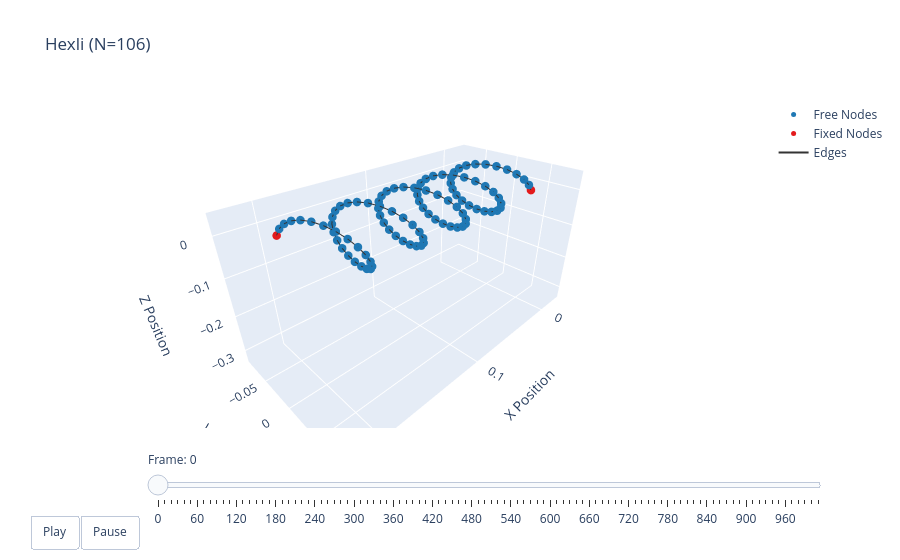

This figure's notebook cell:
### Code cell
options = dismech.AnimationOptions(title='Hexli (N=106)', plot_step=10)

fig = dismech.get_interactive_animation_plotly(robot, t_arr, qs, options)
fig.show()

### Figure 1 — Plotly figure (JSON) as saved in the notebook; plotly's stock layout.template omitted (floating-point values rounded to 4 significant figures; data arrays with more than 128 entries replaced by an {"elided": "..."} marker saying what was removed)
{"data": [{"marker": {"color": "#1f78b4", "size": 5}, "mode": "markers", "name": "Free Nodes", "type": "scatter3d", "x": [0.00202, 0.00404, 0.006061, 0.008081, 0.0101, 0.01212, 0.01414, 0.01616, 0.01818, 0.0202, 0.02222, 0.02424, 0.02626, 0.02828, 0.0303, 0.03232, 0.03434, 0.03636, 0.03838, 0.0404, 0.04242, 0.04444, 0.04646, 0.04849, 0.05051, 0.05253, 0.05455, 0.05657, 0.05859, 0.06061, 0.06263, 0.06465, 0.06667, 0.06869, 0.07071, 0.07273, 0.07475, 0.07677, 0.07879, 0.08081, 0.08283, 0.08485, 0.08687, 0.08889, 0.09091, 0.09293, 0.09495, 0.09697, 0.09899, 0.101, 0.103, 0.1051, 0.1071, 0.1091, 0.1111, 0.1131, 0.1152, 0.1172, 0.1192, 0.1212, 0.1232, 0.1253, 0.1273, 0.1293, 0.1313, 0.1333, 0.1354, 0.1374, 0.1394, 0.1414, 0.1434, 0.1455, 0.1475, 0.1495, 0.1515, 0.1535, 0.1556, 0.1576, 0.1596, 0.1616, 0.1636, 0.1657, 0.1677, 0.1697, 0.1717, 0.1737, 0.1758, 0.1778, 0.1798, 0.1818, 0.1838, 0.1859, 0.1879, 0.1899, 0.1919, 0.1939, 0.196, 0.198], "y": [0.04797, 0.04206, 0.03274, 0.02077, 0.007116, -0.007116, -0.02077, -0.03274, -0.04206, -0.04797, -0.05, -0.04797, -0.04206, -0.03274, -0.02077, -0.007116, 0.007116, 0.02077, 0.03274, 0.04206, 0.04797, 0.05, 0.04797, 0.04206, 0.03274, 0.02077, 0.007116, -0.007116, -0.02077, -0.03274, -0.04206, -0.04797, -0.05, -0.04797, -0.04206, -0.03274, -0.02077, -0.007116, 0.007116, 0.02077, 0.03274, 0.04206, 0.04797, 0.05, 0.04797, 0.04206, 0.03274, 0.02077, 0.007116, -0.007116, -0.02077, -0.03274, -0.04206, -0.04797, -0.05, -0.04797, -0.04206, -0.03274, -0.02077, -0.007116, 0.007116, 0.02077, 0.03274, 0.04206, 0.04797, 0.05, 0.04797, 0.04206, 0.03274, 0.02077, 0.007116, -0.007116, -0.02077, -0.03274, -0.04206, -0.04797, -0.05, -0.04797, -0.04206, -0.03274, -0.02077, -0.007116, 0.007116, 0.02077, 0.03274, 0.04206, 0.04797, 0.05, 0.04797, 0.04206, 0.03274, 0.02077, 0.007116, -0.007116, -0.02077, -0.03274, -0.04206, -0.04797], "z": [0.01409, 0.02703, 0.03779, 0.04548, 0.04949, 0.04949, 0.04548, 0.03779, 0.02703, 0.01409, 0.0, -0.01409, -0.02703, -0.03779, -0.04548, -0.04949, -0.04949, -0.04548, -0.03779, -0.02703, -0.01409, -0.0, 0.01409, 0.02703, 0.03779, 0.04548, 0.04949, 0.04949, 0.04548, 0.03779, 0.02703, 0.01409, 0.0, -0.01409, -0.02703, -0.03779, -0.04548, -0.04949, -0.04949, -0.04548, -0.03779, -0.02703, -0.01409, -0.0, 0.01409, 0.02703, 0.03779, 0.04548, 0.04949, 0.04949, 0.04548, 0.03779, 0.02703, 0.01409, 0.0, -0.01409, -0.02703, -0.03779, -0.04548, -0.04949, -0.04949, -0.04548, -0.03779, -0.02703, -0.01409, -0.0, 0.01409, 0.02703, 0.03779, 0.04548, 0.04949, 0.04949, 0.04548, 0.03779, 0.02703, 0.01409, 0.0, -0.01409, -0.02703, -0.03779, -0.04548, -0.04949, -0.04949, -0.04548, -0.03779, -0.02703, -0.01409, -0.0, 0.01409, 0.02703, 0.03779, 0.04548, 0.04949, 0.04949, 0.04548, 0.03779, 0.02703, 0.01409]}, {"marker": {"color": "#e31a1c", "size": 5}, "mode": "markers", "name": "Fixed Nodes", "type": "scatter3d", "x": [0.0, 0.2], "y": [0.05, -0.05], "z": [0.0, 0.0]}, {"line": {"color": "#333333", "width": 2}, "mode": "lines", "name": "Edges", "type": "scatter3d", "x": {"elided": "297 float values"}, "y": {"elided": "297 float values"}, "z": {"elided": "297 float values"}}, {"color": "rgba(166, 206, 227, 0.7)", "i": [], "j": [], "k": [], "name": "Faces", "opacity": 0.7, "showscale": false, "type": "mesh3d", "x": [0.0, 0.00202, 0.00404, 0.006061, 0.008081, 0.0101, 0.01212, 0.01414, 0.01616, 0.01818, 0.0202, 0.02222, 0.02424, 0.02626, 0.02828, 0.0303, 0.03232, 0.03434, 0.03636, 0.03838, 0.0404, 0.04242, 0.04444, 0.04646, 0.04849, 0.05051, 0.05253, 0.05455, 0.05657, 0.05859, 0.06061, 0.06263, 0.06465, 0.06667, 0.06869, 0.07071, 0.07273, 0.07475, 0.07677, 0.07879, 0.08081, 0.08283, 0.08485, 0.08687, 0.08889, 0.09091, 0.09293, 0.09495, 0.09697, 0.09899, 0.101, 0.103, 0.1051, 0.1071, 0.1091, 0.1111, 0.1131, 0.1152, 0.1172, 0.1192, 0.1212, 0.1232, 0.1253, 0.1273, 0.1293, 0.1313, 0.1333, 0.1354, 0.1374, 0.1394, 0.1414, 0.1434, 0.1455, 0.1475, 0.1495, 0.1515, 0.1535, 0.1556, 0.1576, 0.1596, 0.1616, 0.1636, 0.1657, 0.1677, 0.1697, 0.1717, 0.1737, 0.1758, 0.1778, 0.1798, 0.1818, 0.1838, 0.1859, 0.1879, 0.1899, 0.1919, 0.1939, 0.196, 0.198, 0.2], "y": [0.05, 0.04797, 0.04206, 0.03274, 0.02077, 0.007116, -0.007116, -0.02077, -0.03274, -0.04206, -0.04797, -0.05, -0.04797, -0.04206, -0.03274, -0.02077, -0.007116, 0.007116, 0.02077, 0.03274, 0.04206, 0.04797, 0.05, 0.04797, 0.04206, 0.03274, 0.02077, 0.007116, -0.007116, -0.02077, -0.03274, -0.04206, -0.04797, -0.05, -0.04797, -0.04206, -0.03274, -0.02077, -0.007116, 0.007116, 0.02077, 0.03274, 0.04206, 0.04797, 0.05, 0.04797, 0.04206, 0.03274, 0.02077, 0.007116, -0.007116, -0.02077, -0.03274, -0.04206, -0.04797, -0.05, -0.04797, -0.04206, -0.03274, -0.02077, -0.007116, 0.007116, 0.02077, 0.03274, 0.04206, 0.04797, 0.05, 0.04797, 0.04206, 0.03274, 0.02077, 0.007116, -0.007116, -0.02077, -0.03274, -0.04206, -0.04797, -0.05, -0.04797, -0.04206, -0.03274, -0.02077, -0.007116, 0.007116, 0.02077, 0.03274, 0.04206, 0.04797, 0.05, 0.04797, 0.04206, 0.03274, 0.02077, 0.007116, -0.007116, -0.02077, -0.03274, -0.04206, -0.04797, -0.05], "z": [0.0, 0.01409, 0.02703, 0.03779, 0.04548, 0.04949, 0.04949, 0.04548, 0.03779, 0.02703, 0.01409, 0.0, -0.01409, -0.02703, -0.03779, -0.04548, -0.04949, -0.04949, -0.04548, -0.03779, -0.02703, -0.01409, -0.0, 0.01409, 0.02703, 0.03779, 0.04548, 0.04949, 0.04949, 0.04548, 0.03779, 0.02703, 0.01409, 0.0, -0.01409, -0.02703, -0.03779, -0.04548, -0.04949, -0.04949, -0.04548, -0.03779, -0.02703, -0.01409, -0.0, 0.01409, 0.02703, 0.03779, 0.04548, 0.04949, 0.04949, 0.04548, 0.03779, 0.02703, 0.01409, 0.0, -0.01409, -0.02703, -0.03779, -0.04548, -0.04949, -0.04949, -0.04548, -0.03779, -0.02703, -0.01409, -0.0, 0.01409, 0.02703, 0.03779, 0.04548, 0.04949, 0.04949, 0.04548, 0.03779, 0.02703, 0.01409, 0.0, -0.01409, -0.02703, -0.03779, -0.04548, -0.04949, -0.04949, -0.04548, -0.03779, -0.02703, -0.01409, -0.0, 0.01409, 0.02703, 0.03779, 0.04548, 0.04949, 0.04949, 0.04548, 0.03779, 0.02703, 0.01409, 0.0]}], "layout": {"scene": {"camera": {"eye": {"x": 1.225, "y": 1.225, "z": 1.0}}, "xaxis": {"range": [-0.03097, 0.231], "title": {"text": "X Position"}}, "yaxis": {"range": [-0.09053, 0.09053], "title": {"text": "Y Position"}}, "zaxis": {"range": [-0.336, 0.04949], "title": {"text": "Z Position"}}}, "sliders": [{"currentvalue": {"prefix": "Frame: "}, "steps": [{"args": [["0"], {"frame": {"duration": 50, "redraw": true}, "mode": "immediate"}], "label": "0", "method": "animate"}, {"args": [["1"], {"frame": {"duration": 50, "redraw": true}, "mode": "immediate"}], "label": "10", "method": "animate"}, {"args": [["2"], {"frame": {"duration": 50, "redraw": true}, "mode": "immediate"}], "label": "20", "method": "animate"}, {"args": [["3"], {"frame": {"duration": 50, "redraw": true}, "mode": "immediate"}], "label": "30", "method": "animate"}, {"args": [["4"], {"frame": {"duration": 50, "redraw": true}, "mode": "immediate"}], "label": "40", "method": "animate"}, {"args": [["5"], {"frame": {"duration": 50, "redraw": true}, "mode": "immediate"}], "label": "50", "method": "animate"}, {"args": [["6"], {"frame": {"duration": 50, "redraw": true}, "mode": "immediate"}], "label": "60", "method": "animate"}, {"args": [["7"], {"frame": {"duration": 50, "redraw": true}, "mode": "immediate"}], "label": "70", "method": "animate"}, {"args": [["8"], {"frame": {"duration": 50, "redraw": true}, "mode": "immediate"}], "label": "80", "method": "animate"}, {"args": [["9"], {"frame": {"duration": 50, "redraw": true}, "mode": "immediate"}], "label": "90", "method": "animate"}, {"args": [["10"], {"frame": {"duration": 50, "redraw": true}, "mode": "immediate"}], "label": "100", "method": "animate"}, {"args": [["11"], {"frame": {"duration": 50, "redraw": true}, "mode": "immediate"}], "label": "110", "method": "animate"}, {"args": [["12"], {"frame": {"duration": 50, "redraw": true}, "mode": "immediate"}], "label": "120", "method": "animate"}, {"args": [["13"], {"frame": {"duration": 50, "redraw": true}, "mode": "immediate"}], "label": "130", "method": "animate"}, {"args": [["14"], {"frame": {"duration": 50, "redraw": true}, "mode": "immediate"}], "label": "140", "method": "animate"}, {"args": [["15"], {"frame": {"duration": 50, "redraw": true}, "mode": "immediate"}], "label": "150", "method": "animate"}, {"args": [["16"], {"frame": {"duration": 50, "redraw": true}, "mode": "immediate"}], "label": "160", "method": "animate"}, {"args": [["17"], {"frame": {"duration": 50, "redraw": true}, "mode": "immediate"}], "label": "170", "method": "animate"}, {"args": [["18"], {"frame": {"duration": 50, "redraw": true}, "mode": "immediate"}], "label": "180", "method": "animate"}, {"args": [["19"], {"frame": {"duration": 50, "redraw": true}, "mode": "immediate"}], "label": "190", "method": "animate"}, {"args": [["20"], {"frame": {"duration": 50, "redraw": true}, "mode": "immediate"}], "label": "200", "method": "animate"}, {"args": [["21"], {"frame": {"duration": 50, "redraw": true}, "mode": "immediate"}], "label": "210", "method": "animate"}, {"args": [["22"], {"frame": {"duration": 50, "redraw": true}, "mode": "immediate"}], "label": "220", "method": "animate"}, {"args": [["23"], {"frame": {"duration": 50, "redraw": true}, "mode": "immediate"}], "label": "230", "method": "animate"}, {"args": [["24"], {"frame": {"duration": 50, "redraw": true}, "mode": "immediate"}], "label": "240", "method": "animate"}, {"args": [["25"], {"frame": {"duration": 50, "redraw": true}, "mode": "immediate"}], "label": "250", "method": "animate"}, {"args": [["26"], {"frame": {"duration": 50, "redraw": true}, "mode": "immediate"}], "label": "260", "method": "animate"}, {"args": [["27"], {"frame": {"duration": 50, "redraw": true}, "mode": "immediate"}], "label": "270", "method": "animate"}, {"args": [["28"], {"frame": {"duration": 50, "redraw": true}, "mode": "immediate"}], "label": "280", "method": "animate"}, {"args": [["29"], {"frame": {"duration": 50, "redraw": true}, "mode": "immediate"}], "label": "290", "method": "animate"}, {"args": [["30"], {"frame": {"duration": 50, "redraw": true}, "mode": "immediate"}], "label": "300", "method": "animate"}, {"args": [["31"], {"frame": {"duration": 50, "redraw": true}, "mode": "immediate"}], "label": "310", "method": "animate"}, {"args": [["32"], {"frame": {"duration": 50, "redraw": true}, "mode": "immediate"}], "label": "320", "method": "animate"}, {"args": [["33"], {"frame": {"duration": 50, "redraw": true}, "mode": "immediate"}], "label": "330", "method": "animate"}, {"args": [["34"], {"frame": {"duration": 50, "redraw": true}, "mode": "immediate"}], "label": "340", "method": "animate"}, {"args": [["35"], {"frame": {"duration": 50, "redraw": true}, "mode": "immediate"}], "label": "350", "method": "animate"}, {"args": [["36"], {"frame": {"duration": 50, "redraw": true}, "mode": "immediate"}], "label": "360", "method": "animate"}, {"args": [["37"], {"frame": {"duration": 50, "redraw": true}, "mode": "immediate"}], "label": "370", "method": "animate"}, {"args": [["38"], {"frame": {"duration": 50, "redraw": true}, "mode": "immediate"}], "label": "380", "method": "animate"}, {"args": [["39"], {"frame": {"duration": 50, "redraw": true}, "mode": "immediate"}], "label": "390", "method": "animate"}, {"args": [["40"], {"frame": {"duration": 50, "redraw": true}, "mode": "immediate"}], "label": "400", "method": "animate"}, {"args": [["41"], {"frame": {"duration": 50, "redraw": true}, "mode": "immediate"}], "label": "410", "method": "animate"}, {"args": [["42"], {"frame": {"duration": 50, "redraw": true}, "mode": "immediate"}], "label": "420", "method": "animate"}, {"args": [["43"], {"frame": {"duration": 50, "redraw": true}, "mode": "immediate"}], "label": "430", "method": "animate"}, {"args": [["44"], {"frame": {"duration": 50, "redraw": true}, "mode": "immediate"}], "label": "440", "method": "animate"}, {"args": [["45"], {"frame": {"duration": 50, "redraw": true}, "mode": "immediate"}], "label": "450", "method": "animate"}, {"args": [["46"], {"frame": {"duration": 50, "redraw": true}, "mode": "immediate"}], "label": "460", "method": "animate"}, {"args": [["47"], {"frame": {"duration": 50, "redraw": true}, "mode": "immediate"}], "label": "470", "method": "animate"}, {"args": [["48"], {"frame": {"duration": 50, "redraw": true}, "mode": "immediate"}], "label": "480", "method": "animate"}, {"args": [["49"], {"frame": {"duration": 50, "redraw": true}, "mode": "immediate"}], "label": "490", "method": "animate"}, {"args": [["50"], {"frame": {"duration": 50, "redraw": true}, "mode": "immediate"}], "label": "500", "method": "animate"}, {"args": [["51"], {"frame": {"duration": 50, "redraw": true}, "mode": "immediate"}], "label": "510", "method": "animate"}, {"args": [["52"], {"frame": {"duration": 50, "redraw": true}, "mode": "immediate"}], "label": "520", "method": "animate"}, {"args": [["53"], {"frame": {"duration": 50, "redraw": true}, "mode": "immediate"}], "label": "530", "method": "animate"}, {"args": [["54"], {"frame": {"duration": 50, "redraw": true}, "mode": "immediate"}], "label": "540", "method": "animate"}, {"args": [["55"], {"frame": {"duration": 50, "redraw": true}, "mode": "immediate"}], "label": "550", "method": "animate"}, {"args": [["56"], {"frame": {"duration": 50, "redraw": true}, "mode": "immediate"}], "label": "560", "method": "animate"}, {"args": [["57"], {"frame": {"duration": 50, "redraw": true}, "mode": "immediate"}], "label": "570", "method": "animate"}, {"args": [["58"], {"frame": {"duration": 50, "redraw": true}, "mode": "immediate"}], "label": "580", "method": "animate"}, {"args": [["59"], {"frame": {"duration": 50, "redraw": true}, "mode": "immediate"}], "label": "590", "method": "animate"}, {"args": [["60"], {"frame": {"duration": 50, "redraw": true}, "mode": "immediate"}], "label": "600", "method": "animate"}, {"args": [["61"], {"frame": {"duration": 50, "redraw": true}, "mode": "immediate"}], "label": "610", "method": "animate"}, {"args": [["62"], {"frame": {"duration": 50, "redraw": true}, "mode": "immediate"}], "label": "620", "method": "animate"}, {"args": [["63"], {"frame": {"duration": 50, "redraw": true}, "mode": "immediate"}], "label": "630", "method": "animate"}, {"args": [["64"], {"frame": {"duration": 50, "redraw": true}, "mode": "immediate"}], "label": "640", "method": "animate"}, {"args": [["65"], {"frame": {"duration": 50, "redraw": true}, "mode": "immediate"}], "label": "650", "method": "animate"}, {"args": [["66"], {"frame": {"duration": 50, "redraw": true}, "mode": "immediate"}], "label": "660", "method": "animate"}, {"args": [["67"], {"frame": {"duration": 50, "redraw": true}, "mode": "immediate"}], "label": "670", "method": "animate"}, {"args": [["68"], {"frame": {"duration": 50, "redraw": true}, "mode": "immediate"}], "label": "680", "method": "animate"}, {"args": [["69"], {"frame": {"duration": 50, "redraw": true}, "mode": "immediate"}], "label": "690", "method": "animate"}, {"args": [["70"], {"frame": {"duration": 50, "redraw": true}, "mode": "immediate"}], "label": "700", "method": "animate"}, {"args": [["71"], {"frame": {"duration": 50, "redraw": true}, "mode": "immediate"}], "label": "710", "method": "animate"}, {"args": [["72"], {"frame": {"duration": 50, "redraw": true}, "mode": "immediate"}], "label": "720", "method": "animate"}, {"args": [["73"], {"frame": {"duration": 50, "redraw": true}, "mode": "immediate"}], "label": "730", "method": "animate"}, {"args": [["74"], {"frame": {"duration": 50, "redraw": true}, "mode": "immediate"}], "label": "740", "method": "animate"}, {"args": [["75"], {"frame": {"duration": 50, "redraw": true}, "mode": "immediate"}], "label": "750", "method": "animate"}, {"args": [["76"], {"frame": {"duration": 50, "redraw": true}, "mode": "immediate"}], "label": "760", "method": "animate"}, {"args": [["77"], {"frame": {"duration": 50, "redraw": true}, "mode": "immediate"}], "label": "770", "method": "animate"}, {"args": [["78"], {"frame": {"duration": 50, "redraw": true}, "mode": "immediate"}], "label": "780", "method": "animate"}, {"args": [["79"], {"frame": {"duration": 50, "redraw": true}, "mode": "immediate"}], "label": "790", "method": "animate"}, {"args": [["80"], {"frame": {"duration": 50, "redraw": true}, "mode": "immediate"}], "label": "800", "method": "animate"}, {"args": [["81"], {"frame": {"duration": 50, "redraw": true}, "mode": "immediate"}], "label": "810", "method": "animate"}, {"args": [["82"], {"frame": {"duration": 50, "redraw": true}, "mode": "immediate"}], "label": "820", "method": "animate"}, {"args": [["83"], {"frame": {"duration": 50, "redraw": true}, "mode": "immediate"}], "label": "830", "method": "animate"}, {"args": [["84"], {"frame": {"duration": 50, "redraw": true}, "mode": "immediate"}], "label": "840", "method": "animate"}, {"args": [["85"], {"frame": {"duration": 50, "redraw": true}, "mode": "immediate"}], "label": "850", "method": "animate"}, {"args": [["86"], {"frame": {"duration": 50, "redraw": true}, "mode": "immediate"}], "label": "860", "method": "animate"}, {"args": [["87"], {"frame": {"duration": 50, "redraw": true}, "mode": "immediate"}], "label": "870", "method": "animate"}, {"args": [["88"], {"frame": {"duration": 50, "redraw": true}, "mode": "immediate"}], "label": "880", "method": "animate"}, {"args": [["89"], {"frame": {"duration": 50, "redraw": true}, "mode": "immediate"}], "label": "890", "method": "animate"}, {"args": [["90"], {"frame": {"duration": 50, "redraw": true}, "mode": "immediate"}], "label": "900", "method": "animate"}, {"args": [["91"], {"frame": {"duration": 50, "redraw": true}, "mode": "immediate"}], "label": "910", "method": "animate"}, {"args": [["92"], {"frame": {"duration": 50, "redraw": true}, "mode": "immediate"}], "label": "920", "method": "animate"}, {"args": [["93"], {"frame": {"duration": 50, "redraw": true}, "mode": "immediate"}], "label": "930", "method": "animate"}, {"args": [["94"], {"frame": {"duration": 50, "redraw": true}, "mode": "immediate"}], "label": "940", "method": "animate"}, {"args": [["95"], {"frame": {"duration": 50, "redraw": true}, "mode": "immediate"}], "label": "950", "method": "animate"}, {"args": [["96"], {"frame": {"duration": 50, "redraw": true}, "mode": "immediate"}], "label": "960", "method": "animate"}, {"args": [["97"], {"frame": {"duration": 50, "redraw": true}, "mode": "immediate"}], "label": "970", "method": "animate"}, {"args": [["98"], {"frame": {"duration": 50, "redraw": true}, "mode": "immediate"}], "label": "980", "method": "animate"}, {"args": [["99"], {"frame": {"duration": 50, "redraw": true}, "mode": "immediate"}], "label": "990", "method": "animate"}, {"args": [["100"], {"frame": {"duration": 50, "redraw": true}, "mode": "immediate"}], "label": "1000", "method": "animate"}, {"args": [["101"], {"frame": {"duration": 50, "redraw": true}, "mode": "immediate"}], "label": "1001", "method": "animate"}], "transition": {"duration": 0}, "x": 0.1, "y": 0}], "title": {"text": "Hexli (N=106)"}, "updatemenus": [{"buttons": [{"args": [null, {"frame": {"duration": 50, "redraw": true}, "fromcurrent": true}], "label": "Play", "method": "animate"}, {"args": [[null], {"frame": {"duration": 0, "redraw": true}, "mode": "immediate"}], "label": "Pause", "method": "animate"}], "direction": "left", "pad": {"r": 10, "t": 87}, "showactive": false, "type": "buttons", "x": 0.1, "xanchor": "right", "y": 0, "yanchor": "top"}]}}
